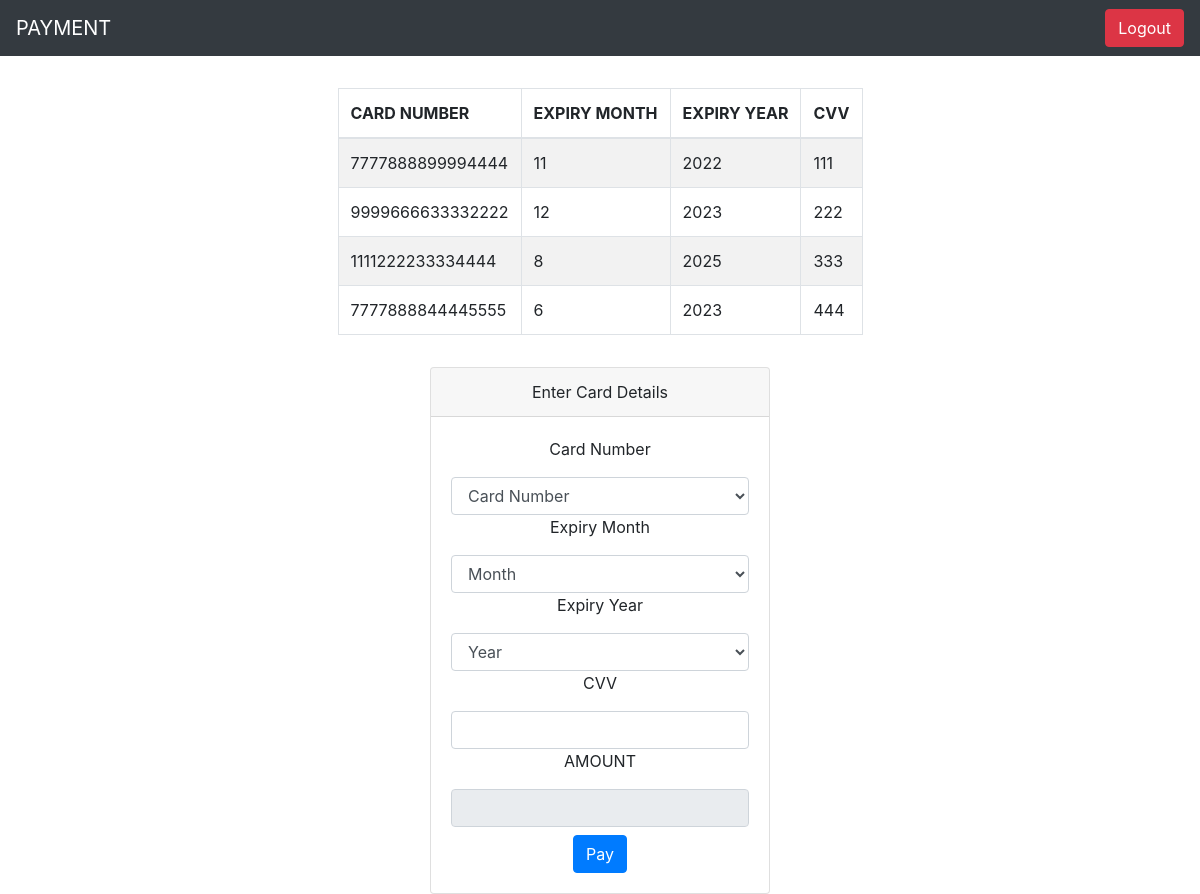
/pay.php, run on the app's committed database.
### tables this page shows
CREATE TABLE `card_details` (
  `card_id` int(11) NOT NULL,
  `card` varchar(20) NOT NULL,
  `month` varchar(10) NOT NULL,
  `year` varchar(10) NOT NULL,
  `cvv` varchar(10) NOT NULL,
  `amount` varchar(20) NOT NULL
);

### pay.php (the view, shortened to what this page needs)
<?php
include('dbconnect.php');
		?>
<!doctype html>
<html lang="en">
  <head>
    <link rel="stylesheet" href="css/bootstrap.min.css">
	<link rel="stylesheet" type="text/css" href="https://cdn.datatables.net/1.10.22/css/jquery.dataTables.css">
  </head>
  <body>
    <nav class="navbar navbar-dark bg-dark">
			<a class="navbar-brand" href="#">
			PAYMENT
			</a>
		<div>
			<a class="btn btn-danger " href="logout.php">Logout</a>
		</div>
	</nav>
<div class="container">
	<div class="row mt-3 justify-content-center">
		<div class="col-6">
				<table class="table table-bordered table-striped mt-3">
			<thead>
				<tr>
					<th>CARD NUMBER</th>
					<th>EXPIRY MONTH</th>
					<th>EXPIRY YEAR</th>
					<th>CVV</th>
				</tr>
			</thead>
			<tbody>
				<?php
				$res=mysqli_query($link,"select * from card_details");
				while($row=mysqli_fetch_assoc($res))
				{
					echo '<tr>';
					echo '<td>'.$row['card'].'</td>';
					echo '<td>'.$row['month'].'</td>';
					echo '<td>'.$row['year'].'</td>';
					echo '<td>'.$row['cvv'].'</td>';
					echo '</tr>';
				}
				?>
			</tbody>
		</table>
		</div>
	</div>
</div>
<div class="container">
	<div class="row mt-3 justify-content-center">
		<div class="col-4">
			<div class="card text-center">
				<div class="card-header">
				 Enter Card Details
				</div>
				<div class="card-body">
			<form  action="payment_insert.php" method="POST">
				<label>Card Number</label>
				<select name="card" class="form-control mt-2" required/>
				<option value="">Card Number</option>
				<label>Expiry Month</label>
				<select name="month" class="form-control mt-2" required/>
				<option value="">Month</option>
				<label>Expiry Year</label>
				<select name="year" class="form-control mt-2" required/>
				<option value="">Year</option>
				<label>CVV</label>
				<input type="text" class="form-control mt-2" maxlength="3" id="cvv" name="cvv" required/>
				<label>AMOUNT</label>
				<input type="number" class="form-control mt-2" name="amount" value="<?php echo $_SESSION['pay']; ?>" readonly />
				<button type="submit" class="btn btn-primary mt-2" >Pay</button>
			</form>
		</div>
    </div>
  </div>
</div>
</body>
</html>

### data on the page
card_details: card "7777888899994444", month "11", year "2022", cvv "111"
card_details: card "9999666633332222", month "12", year "2023", cvv "222"
card_details: card "1111222233334444", month "8", year "2025", cvv "333"
card_details: card "7777888844445555", month "6", year "2023", cvv "444"
